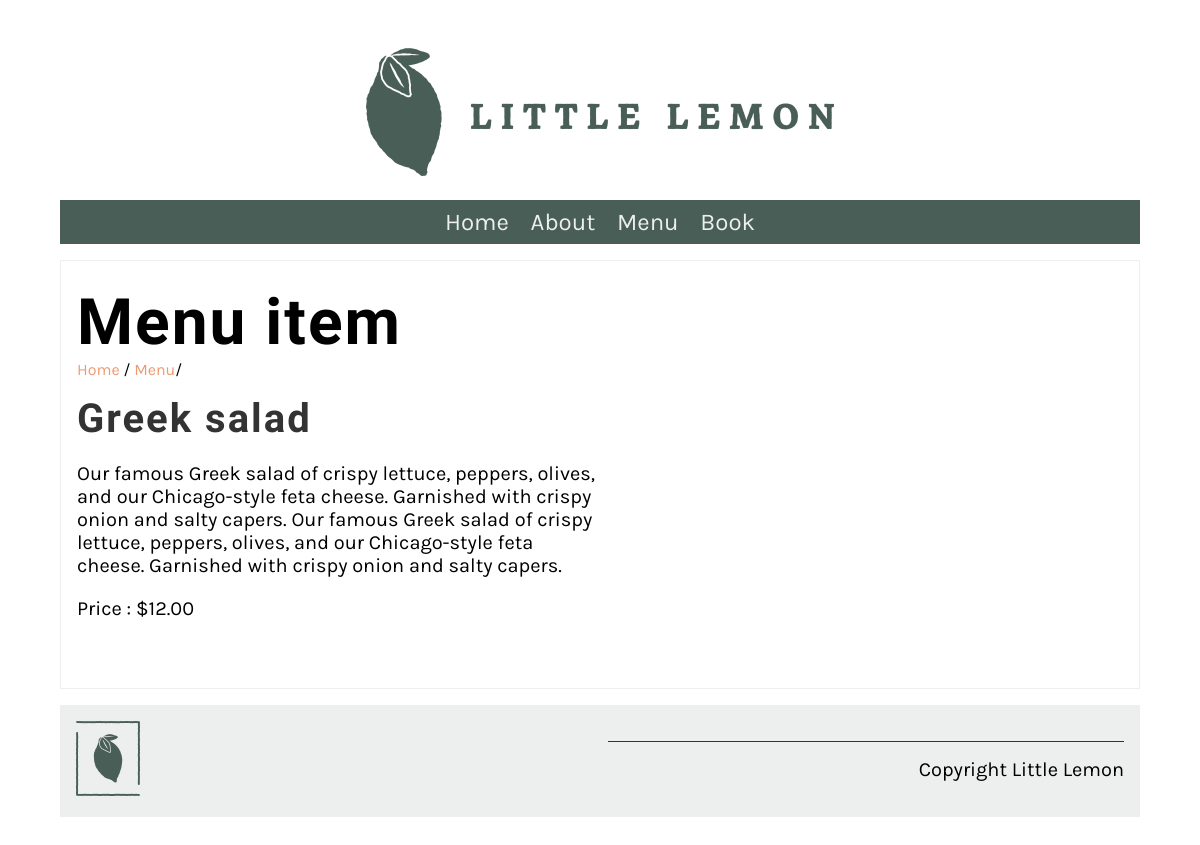
/menu_item/1, run on the app's committed database.
### restaurant/models.py (models this page shows, shortened)
class Menu(models.Model):
   name=models.CharField(max_length=200)
   price=models.IntegerField()
   menu_item_description=models.TextField(max_length=1000, default='')

### restaurant/views.py (the view)
# urls.py: path("menu_item/<int:pk>", views.display_menu_items, name="menu_item")
def display_menu_items(request,pk=None):
    if pk:
        menu_item=Menu.objects.get(pk=pk)
    else:
        menu_item=""
    return render (request,"menu_item.html",{"menu_item":menu_item})

### restaurant/templates/menu_item.html (shortened to what this page needs)
{% extends 'base.html' %}
{% load static %}
{% block content %}
<section>
    <article>
        <h1>Menu item</h1>
        <span>
            <a href="{% url 'home' %}">Home</a> /
            <a href="{% url 'menu' %}">Menu</a>/
        </span>
        <div class="row">
            <div class="column">
                <h2>
                   {{menu_item.name}}
                </h2>
                <p>
                    {{menu_item.menu_item_description}}
                </p>
                <p>
                   Price : ${{menu_item.price}}.00
                </p>
            </div>
            <div class="column">
            </div>
        </div>
    </article>
</section>
{% endblock %}

### restaurant/static/css/style.css (style rules this page uses)
body { font-family: 'Karla', sans-serif; margin-top: 3rem; margin-bottom: 3rem; margin-left: 5%; margin-right: 5%; }
h1, h2, h3, h4, h5, h6 { font-family: 'Markazi Text', serif; letter-spacing: 2px;; }
h1 { font-size: 4rem; margin-top: 1.5rem; margin-bottom: 0; }
h2 { font-size: 2.5rem; color: #333333; margin:1rem 0; }
p, ul { font-size: 1.25rem;; }
a { color: #EE9972; text-decoration: none; }
section { display: flex; gap: 2rem 1rem; margin-top: 1rem; margin-bottom: 1rem; flex-direction: row; }
article { flex:1; }
main article { border: 1px solid #EDEFEE; padding-left: 1rem; padding-right: 1rem; }
.row { display: flex; flex-direction: row; width: 100%; padding-bottom: 1rem; }
.column { flex-basis: 50%; margin-bottom: 1rem; padding-bottom: 1rem; }

### data on the page
Menu: name "Greek salad", menu_item_description "Our famous Greek salad of crispy lettuce, peppers, olives, and our Chicago-style feta cheese. Garnished with crispy onion and salty capers. Our famous Greek salad of crispy lettuce, peppers, olives, and our Chicago-style feta cheese. Garnished with crispy onion and salty capers.", price "12"
